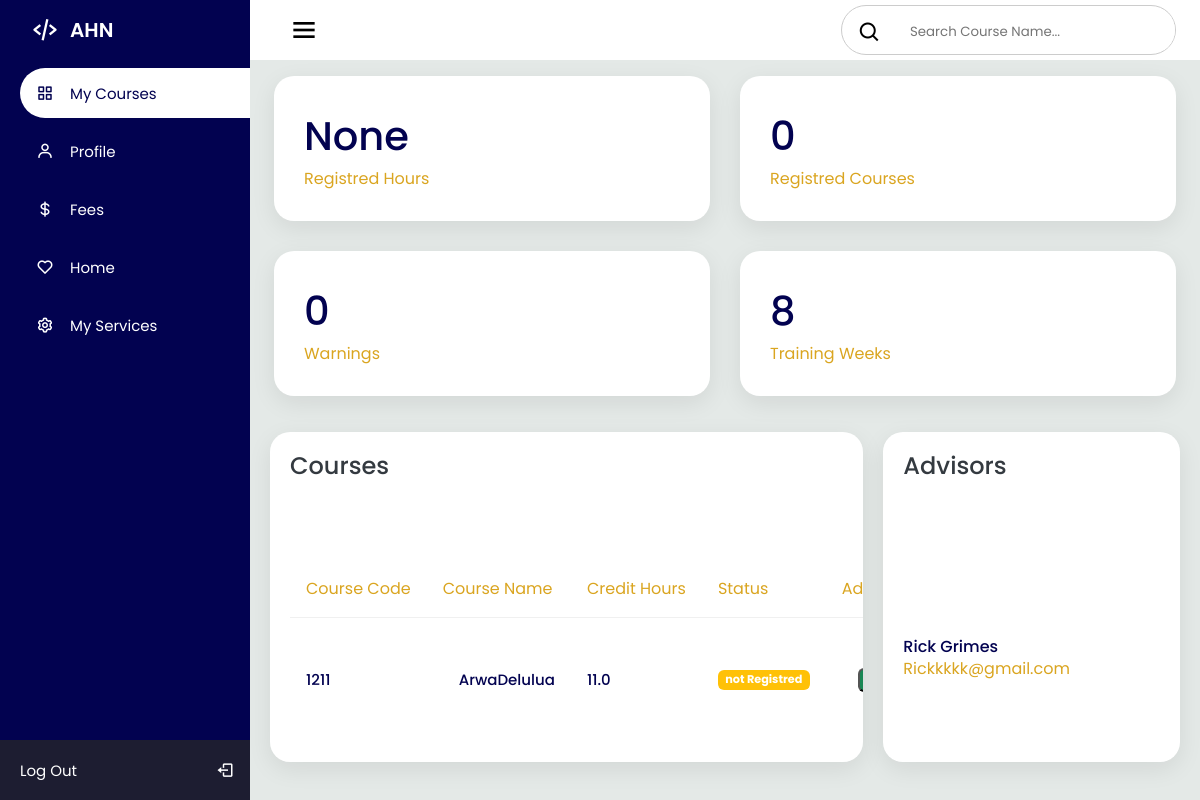
Page /courses (signed in) on the earlier database version.
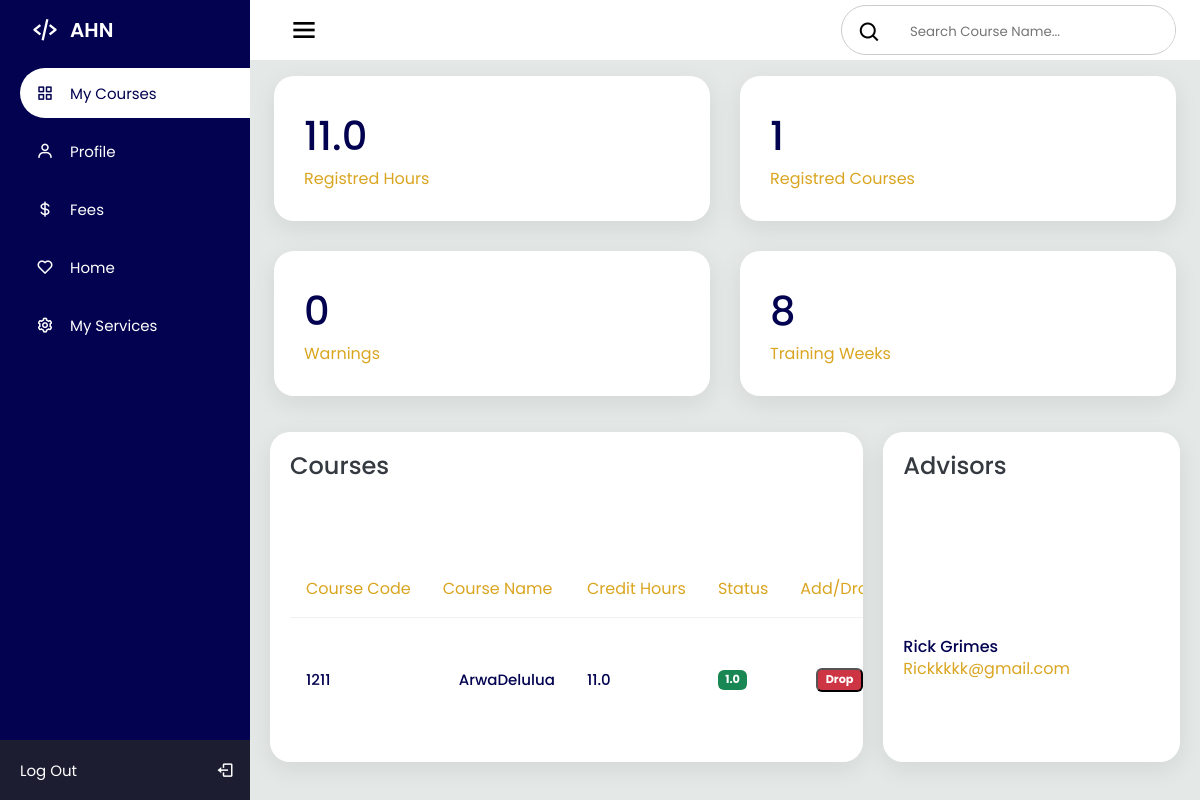
Same page on the later database version.
### AHNapp/models.py (models this page shows)
class Course(models.Model):
    id = models.AutoField(primary_key=True)
    Studentid = models.ManyToManyField(settings.AUTH_USER_MODEL, related_name='Studentid')
    CourseTitle = models.CharField(max_length=200)
    CourseCode = models.CharField(max_length=200)
    CourseWeight = models.FloatField()
    CourseGrade = models.FloatField()
    isReg = models.BooleanField(default=False)

### AHNapp/views.py (the view)
# urls.py: path('courses', views.courses, name='courses'),
def courses(request):
    user = request.user
    items = Course.objects.filter(Studentid=user).all()
    advisorat = Advisor.objects.all()
    total_weight = Course.objects.all().filter(isReg=True).filter(Studentid=user).aggregate(Sum('CourseWeight'))['CourseWeight__sum']
    regis_num = Course.objects.filter(isReg=True).filter(Studentid=user).count()
    return render(request, 'courses.html', {'courses': items,'total_weight': total_weight,"regis_num":regis_num,'advisorat':advisorat})

### AHNapp/templates/courses.html (shortened to what the changed rows need)
<!DOCTYPE html>
<html lang="en">
<head>
  <link rel="stylesheet" href="courses.css">
  <link href='https://unpkg.com/boxicons@2.1.1/css/boxicons.min.css' rel='stylesheet'>
</head>
<body>
  <section class="home_section">
    <div class="card-boxes">
      <div class="box">
        <div class="right_side">
          <div class="numbers">{{total_weight}}</div>
          <div class="box_topic">Registred Hours </div>
        </div>
      </div>
      <div class="box">
        <div class="right_side">
          <div class="numbers">{{regis_num}}</div>
          <div class="box_topic">Registred Courses</div>
        </div>
      </div>
    </div>
    <div class="details">
      <div class="Course_name">
        <div class="card_header">
          <h2>Courses</h2>
        </div>
        <table>
          <thead>
            <tr>
              <td>Course Code</td>
              <td>Course Name</td>
              <td>Credit Hours</td>
              <td>Status</td>
              <td>Add/Drop Request</td>
            </tr>
          </thead>
          <tbody>
            {% for course in courses %}
            <tr>
              <td>{{course.CourseCode}}</td>
              <td>{{course.CourseTitle}}</td>
              <td>{{course.CourseWeight}}</td>
              <td>
              {%if course.isReg %}
                {% if course.CourseGrade > 0.00 %}
                  <span class="badge bg_seccuss">
                    {{course.CourseGrade}}
                  </span>
                {% else %}
                  <span class="badge bg_seccuss">
                    Registred
                  </span>
                {% endif %}
              </td>
              <td>
                <form method="POST" action="{% url 'drop_course' course.id %}">
                  <button type="submit" class="badge bg_danger">Drop</button>
              </form>
            </td>
              {% else %}
                <span class="badge bg_notReg">
                  not Registred
                </span>
              </td>
              <td>
                <form method="POST" action="{% url 'add_course' course.id %}">
                  <button type="submit" class="badge bg_seccuss">Add</button>
              </form>
            </td>
              {% endif %}
            </tr>
          {% endfor %}
          </tbody>
        </table>
      </div>
      <div class="Tutors_name">
        <div class="card_header">
          <h2>Advisors</h2>
        </div>
      </div>
    </div>
  </section>
</body>
</html>

Differences in the rows shown:
changed Course "ArwaDelulua": CourseGrade (not shown) → "1.0"; isReg "not Registred" → "Drop"
Other differences:
{{ total_weight }}: "None" → "11.0"
{{ regis_num }}: "0" → "1"
